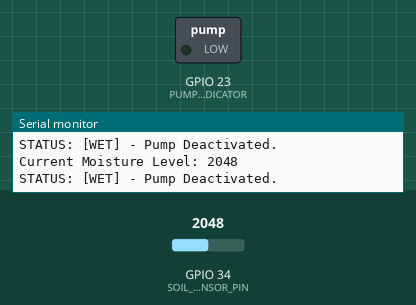
Recording of a sketch running on a simulated ESP32. Shown: switched loads named in the sketch (green lamp = pin HIGH), the last lines printed to the serial monitor. Inputs (shaded band) come from the test bench; at power-on: GPIO 34 (SOIL_SENSOR_PIN) = 2048.

Above: at 1.8 s.
1.9 s: GPIO 34 (SOIL_SENSOR_PIN) set to 2461
3.4 s: GPIO 34 (SOIL_SENSOR_PIN) set to 2564
At 4.7 s:
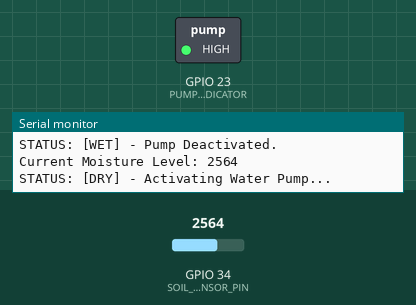
5.5 s: GPIO 34 (SOIL_SENSOR_PIN) set to 2460
At 6.3 s:
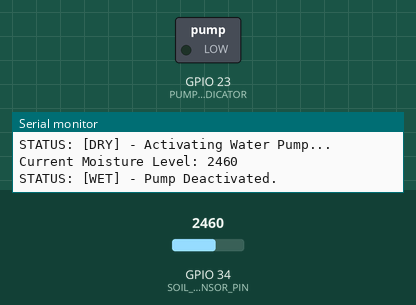
7.5 s: GPIO 34 (SOIL_SENSOR_PIN) set to 2540
At 9.1 s:
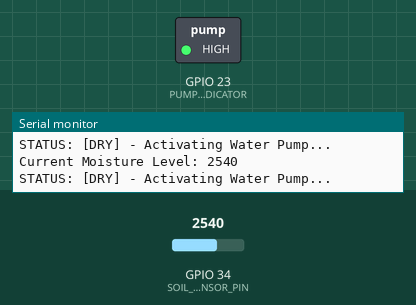
Timing chart, 0 to 10.5 s (numbered marks = the images above; inputs shaded):
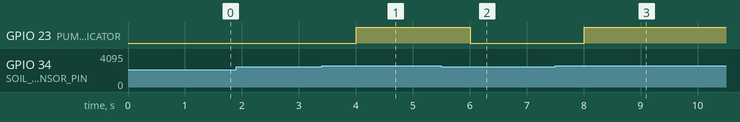

The sketch:

main.ino
```cpp
// CODTECH IoT Internship - Task 1: Smart Plant Waterer (Software Simulation)
const int SOIL_SENSOR_PIN = 34; // Simulation via Potentiometer
const int PUMP_INDICATOR = 23;  // Simulation via LED
const int THRESHOLD = 2500;    // Dry soil limit

void setup() {
  Serial.begin(115200);
  pinMode(PUMP_INDICATOR, OUTPUT);
  Serial.println("--- System Online: Monitoring Moisture Levels ---");
}

void loop() {
  int moisture = analogRead(SOIL_SENSOR_PIN);
  Serial.print("Current Moisture Level: ");
  Serial.println(moisture);

  if (moisture > THRESHOLD) {
    Serial.println("STATUS: [DRY] - Activating Water Pump...");
    digitalWrite(PUMP_INDICATOR, HIGH);
  } else {
    Serial.println("STATUS: [WET] - Pump Deactivated.");
    digitalWrite(PUMP_INDICATOR, LOW);
  }
  delay(1000);
}
```

Measured:
- the behaviour switches between 2500 and 2501 on GPIO 34 (SOIL_SENSOR_PIN) (found by bisection; images 0 and 1)
- after the input at 3.4 s, GPIO 23 (PUMP_INDICATOR): LOW → HIGH after 0.61 s
- after the input at 5.5 s, GPIO 23 (PUMP_INDICATOR): HIGH → LOW after 0.51 s
- after the input at 7.5 s, GPIO 23 (PUMP_INDICATOR): LOW → HIGH after 0.51 s
